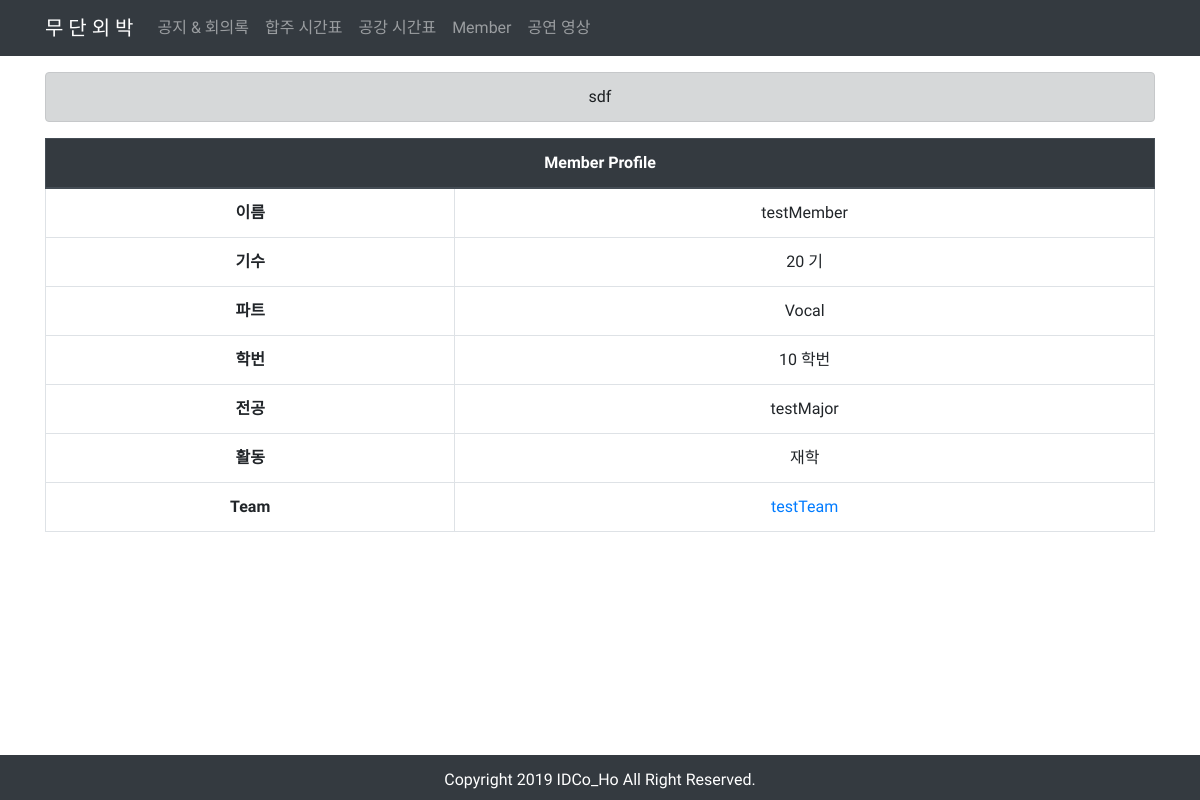
The app's page /members/1/detail/ with its own data.
### notices/models.py (models this page shows)
class Onenotice(models.Model):
    content = models.TextField()

### members/models.py (models this page shows, shortened)
class Member(models.Model):
    name = models.CharField(max_length=10)
    part = models.ForeignKey(Part, on_delete=models.CASCADE)
    mudanNo = models.ForeignKey(MudanNo, on_delete=models.CASCADE)
    univNo = models.ForeignKey(UniveNo, on_delete=models.CASCADE)
    major = models.ForeignKey(Major, on_delete=models.CASCADE)
    alive = models.ForeignKey(Alive, on_delete=models.CASCADE)
    class Meta:
        ordering = ['part_id', 'mudanNo_id']

class MudanNo(models.Model):
    num = models.IntegerField()

class Part(models.Model):
    name = models.CharField(max_length=10)
    short = models.CharField(max_length=5)

class UniveNo(models.Model):
    num = models.IntegerField()

class Major(models.Model):
    title = models.CharField(max_length=20)

class Alive(models.Model):
    content = models.CharField(max_length=5)

### videos/models.py (models this page shows, shortened)
class Team(models.Model):
    name = models.CharField(max_length=30)
    team_members = models.ManyToManyField(Member, related_name='member_videoteam', blank=True)

### members/views.py (the view)
# urls.py: path('<int:member_pk>/detail/', views.detail, name='detail')
def detail(request, member_pk):
    onenotice = get_object_or_404(Onenotice, pk=1)
    member = get_object_or_404(Member, pk=member_pk)
    context = {'member':member, 'onenotice':onenotice}
    return render(request, 'members/detail.html', context)

### members/templates/members/detail.html
{% extends 'base.html' %}
{% block body %}
<div class="container">
    <table class="table table-hover table-bordered text-center mt-2">
        <thead class="thead-dark">
            <tr>
            <th scope="col" colspan="4">Member Profile</th>
            </tr>
        </thead>
        <tbody>
            <tr>
                <th scope="row">이름</th>
                <td>{{ member.name }}</td>
            </tr>
            <tr>
                <th scope="row">기수</th>
                <td>{{ member.mudanNo.num }} 기</td>
            </tr>
            <tr>
                <th scope="row">파트</th>
                <td>{{ member.part.name }}</td>
            </tr>
            <tr>
                <th scope="row">학번</th>
                <td>{{ member.univNo.num }} 학번</td>
            </tr>
            <tr>
                <th scope="row">전공</th>
                <td>{{ member.major.title }}</td>
            </tr>
            <tr>
                <th scope="row">활동</th>
                <td>{{ member.alive.content }}</td>
            </tr>
            <tr>
                <th scope="row">Team</th>
                <td>{% for team in member.member_videoteam.all %}<a href="{% url 'videos:detail' team.pk %}">{{team.name}}</a><br>{% endfor %}</td>
            </tr>
        </tbody>
    </table>
</div>
{% endblock %}

### mudan_web/templates/base.html (shortened to what this page needs)
<!DOCTYPE html>
<html lang="en">
{% load pwa %}
{% load static %}
<head>
    <link rel="stylesheet" href="https://stackpath.bootstrapcdn.com/bootstrap/4.3.1/css/bootstrap.min.css">
    <link rel="stylesheet" href="https://use.fontawesome.com/releases/v5.8.2/css/all.css">
</head>
<body>
    <nav class="sticky-top navbar navbar-dark bg-dark navbar-expand-lg navbar-light bg-light mb-3">
        <div class="container">
            <a class="navbar-brand" href="#">무 단 외 박</a>
            <div class="collapse navbar-collapse" id="navbarNavAltMarkup">
                <div class="navbar-nav">
                <a class="nav-item nav-link {% if request.path == '/notices/' %}active{% endif %}" href="{% url 'notices:list' %}">공지 & 회의록</a>
                <a class="nav-item nav-link {% if request.path == '/worktimes/'%}active{% endif %}" href="{% url 'worktimes:list' %}">합주 시간표</a>
                <a class="nav-item nav-link {% if request.path == '/freetimes/'%}active{% endif %}" href="{% url 'freetimes:list' %}">공강 시간표</a>
                <a class="nav-item nav-link {% if request.path == '/members/'%}active{% endif %}" href="{% url 'members:list' %}">Member</a>
                <a class="nav-item nav-link {% if request.path == '/videos/'%}active{% endif %}" href="{% url 'videos:list' %}">공연 영상</a>
            </div>
        </div>
    </nav>
    <div class="container">
        <div class="alert alert-dark text-center" role="alert">
            {{ onenotice.content }}
        </div>
    </div>
    {% block body %}
    {% endblock %}
    <div class="mb-5 pb-5"></div>
    <div class="fixed-bottom">
        <nav class="navbar" style="background-color: #343A40;">
            <div class="container">
                <p style="text-align: center; color:white; width:100%; padding-top: 5px; margin-bottom: 0;">Copyright 2019 IDCo_Ho All Right Reserved.</p>
            </div>
        </nav>
    </div>
</body>
</html>

### mudan_web/templates/base.html (style rules this page uses)
body { font-family: 'Sunflower', 'Open Sans', 'Noto Sans TC', 'Noto Sans JP', sans-serif; white-space: normal; }

### records on screen
Onenotice: content "sdf"
Member: name "testMember", mudanNo.num "20", part.name "Vocal", univNo.num "10", major "testMajor", alive.content "재학"
Team: name "testTeam"
